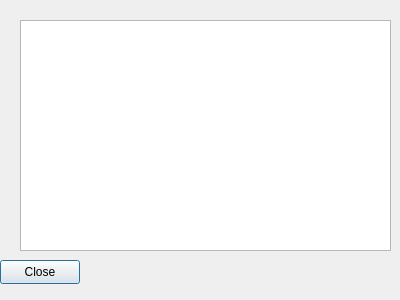
<?xml version="1.0" encoding="UTF-8"?>
<ui version="4.0">
 <class>showfile</class>
 <widget class="QDialog" name="showfile">
  <property name="geometry">
   <rect>
    <x>0</x>
    <y>0</y>
    <width>400</width>
    <height>300</height>
   </rect>
  </property>
  <property name="windowTitle">
   <string>Dialog</string>
  </property>
  <widget class="QPushButton" name="CloseWindow">
   <property name="geometry">
    <rect>
     <x>0</x>
     <y>260</y>
     <width>80</width>
     <height>24</height>
    </rect>
   </property>
   <property name="text">
    <string>Close</string>
   </property>
  </widget>
  <widget class="QTextEdit" name="textEdit">
   <property name="geometry">
    <rect>
     <x>20</x>
     <y>20</y>
     <width>371</width>
     <height>231</height>
    </rect>
   </property>
  </widget>
 </widget>
 <resources/>
 <connections/>
</ui>
